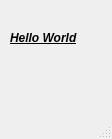
<?xml version="1.0" encoding="UTF-8"?>
<ui version="4.0">
 <class>MainWindow</class>
 <widget class="QMainWindow" name="MainWindow">
  <property name="geometry">
   <rect>
    <x>0</x>
    <y>0</y>
    <width>112</width>
    <height>139</height>
   </rect>
  </property>
  <property name="windowTitle">
   <string>MainWindow</string>
  </property>
  <widget class="QWidget" name="centralwidget">
   <widget class="QLabel" name="label">
    <property name="geometry">
     <rect>
      <x>10</x>
      <y>30</y>
      <width>81</width>
      <height>16</height>
     </rect>
    </property>
    <property name="text">
     <string>&lt;html&gt;&lt;head/&gt;&lt;body&gt;&lt;p&gt;&lt;span style=&quot; font-weight:700; font-style:italic; text-decoration: underline;&quot;&gt;Hello World&lt;/span&gt;&lt;/p&gt;&lt;/body&gt;&lt;/html&gt;</string>
    </property>
   </widget>
  </widget>
  <widget class="QMenuBar" name="menubar">
   <property name="geometry">
    <rect>
     <x>0</x>
     <y>0</y>
     <width>112</width>
     <height>17</height>
    </rect>
   </property>
  </widget>
  <widget class="QStatusBar" name="statusbar"/>
 </widget>
 <resources/>
 <connections/>
</ui>
